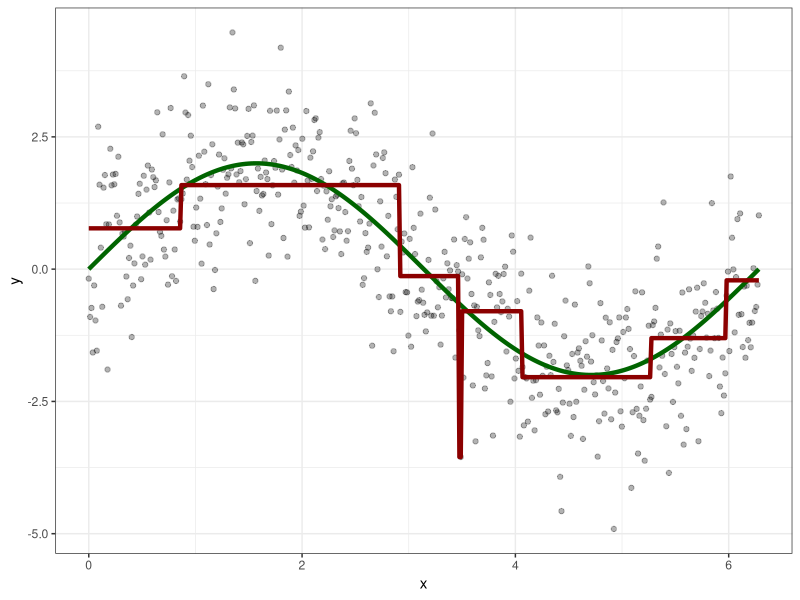
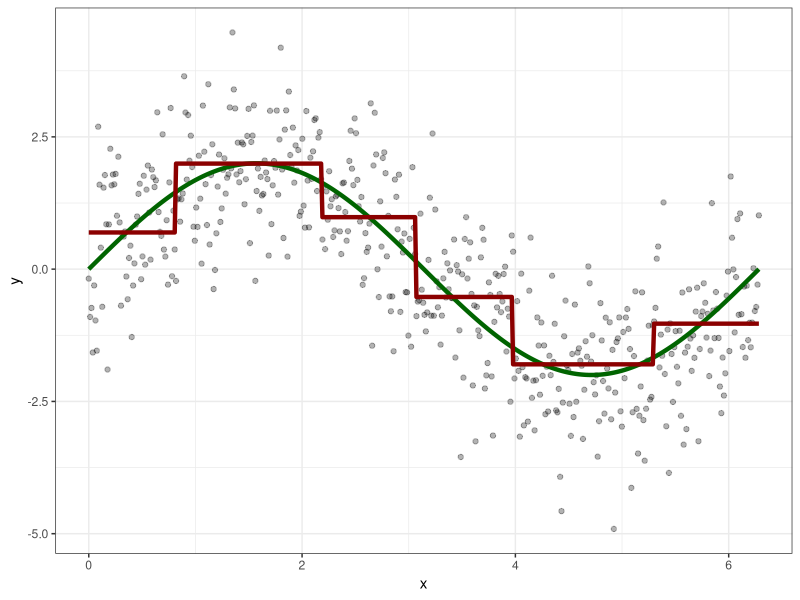
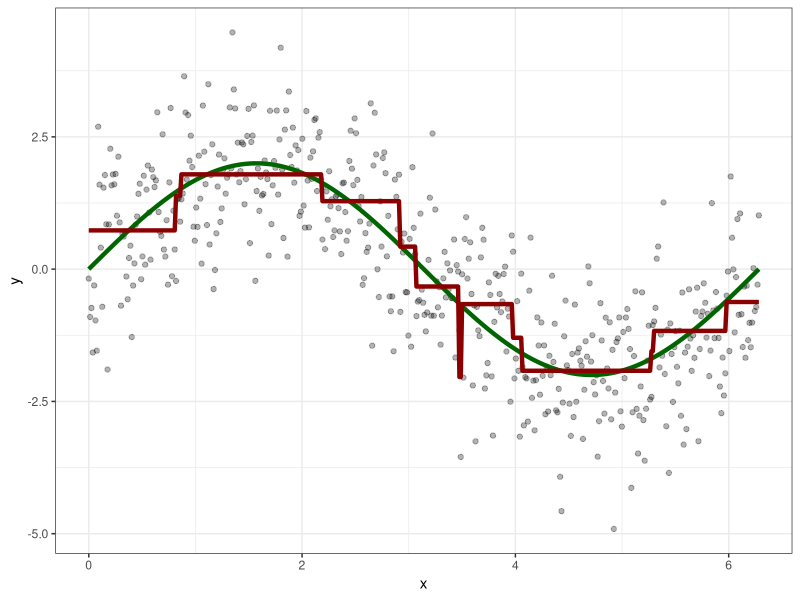
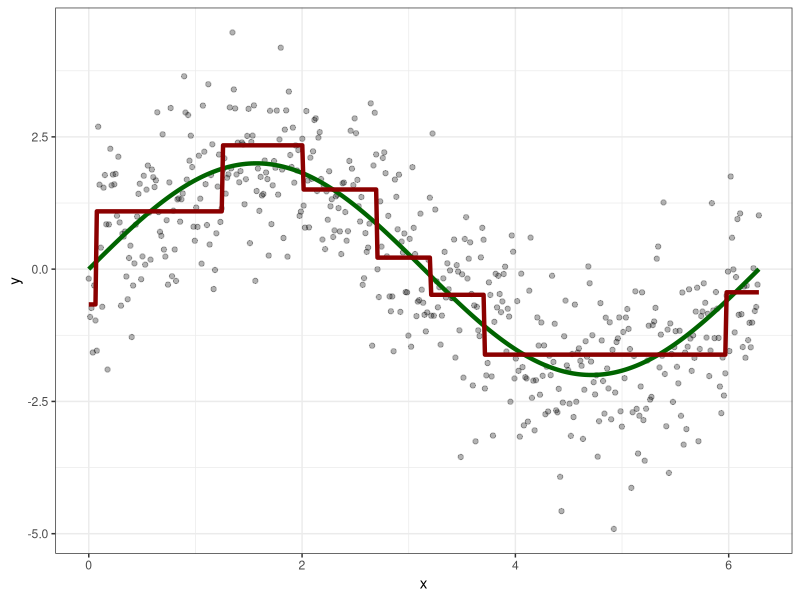
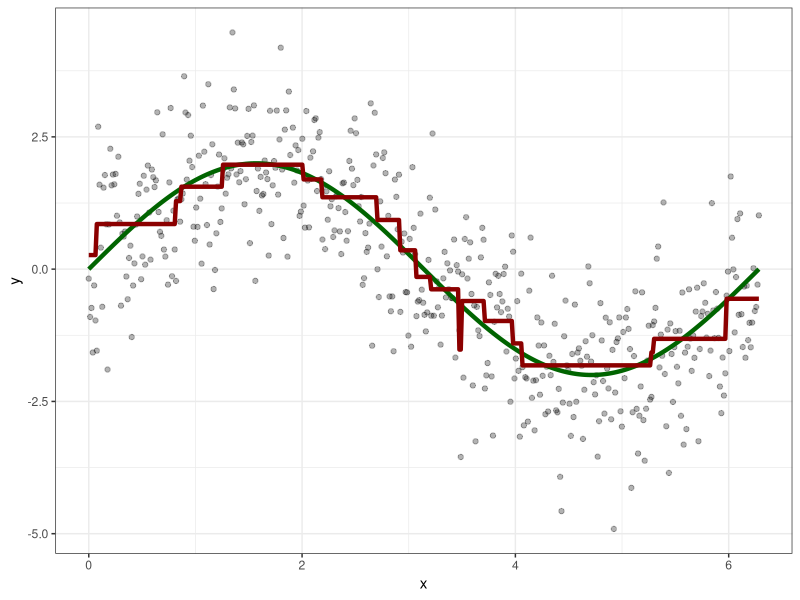
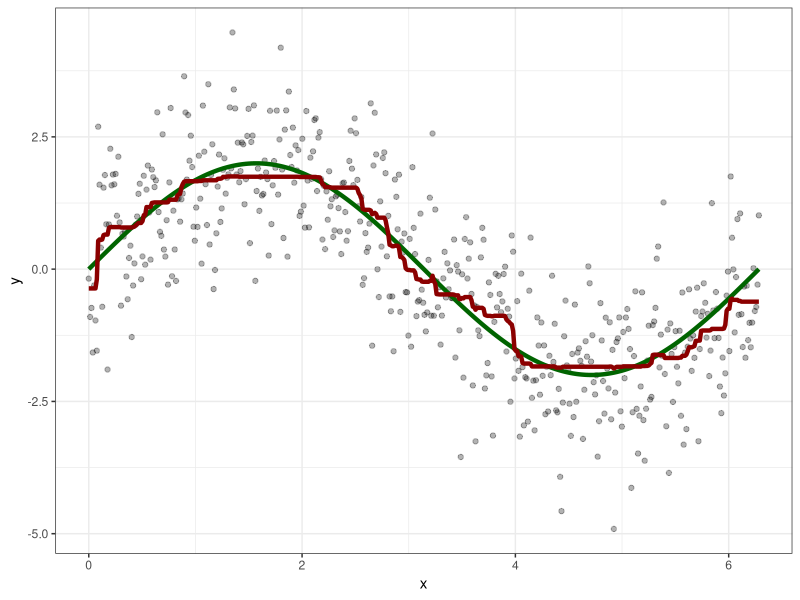
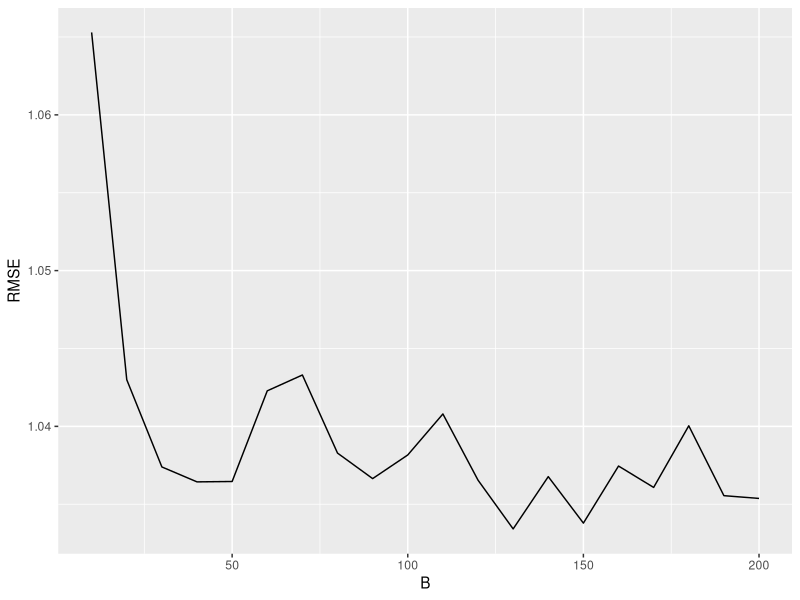
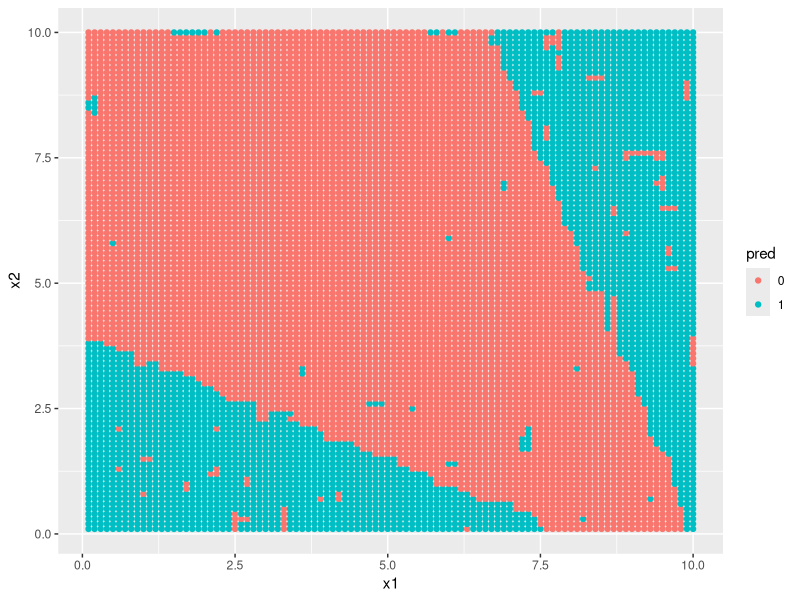

The R script that drew these images, in order:
##############################################
#  Bagging introduction
##############################################



## --------------------------------------------------------------------------------------------------------------------------------------------------
library(tidyverse)
set.seed(54321) # reproducibility
dfr <- tibble::tibble(
  x = seq(0, 2 * pi, length.out = 500),
  m = 2 * sin(x),
  y = m + rnorm(length(x), sd = 1)) 


## --------------------------------------------------------------------------------------------------------------------------------------------------
set.seed(45678) # reproducibility

bsample_1 <- dfr %>% nrow %>% sample(replace = TRUE)
bsample_2 <- dfr %>% nrow %>% sample(replace = TRUE)

dfr_b1 <- dfr %>% dplyr::slice(bsample_1)
dfr_b2 <- dfr %>% dplyr::slice(bsample_2)


## --------------------------------------------------------------------------------------------------------------------------------------------------
dfr_b1 %>% dplyr::arrange(x) %>% head()
dfr_b2 %>% dplyr::arrange(x) %>% head()


## --------------------------------------------------------------------------------------------------------------------------------------------------
library(rpart)
fit_b1 <- rpart(formula = y ~ x,
                data = dfr_b1,
                method = 'anova',
                control = rpart.control(maxdepth = 30,
                                        minsplit = 20,
                                        minbucket = 3,
                                        cp = 0.01))


## --------------------------------------------------------------------------------------------------------------------------------------------------
plot_pred_reg <- function(dt, preds){
  dt %>% mutate(pred = preds) %>% ggplot(aes(x = x)) +
    geom_point(aes(y = y), alpha = 0.3) +
    geom_line(aes(y = m), colour = 'darkgreen', linewidth = 1.5) +
    geom_line(aes(y = pred), colour = 'darkred', linewidth = 1.5) + theme_bw()
}

plot_pred_reg(dt = dfr, preds = predict(fit_b1, dfr))


## --------------------------------------------------------------------------------------------------------------------------------------------------
fit_b2 <- rpart(formula = y ~ x,
                data = dfr_b2,
                method = 'anova',
                control = rpart.control(maxdepth = 30,
                                        minsplit = 20,
                                        minbucket = 3,
                                        cp = 0.01))


## --------------------------------------------------------------------------------------------------------------------------------------------------
plot_pred_reg(dt = dfr, preds = predict(fit_b2, dfr))


## --------------------------------------------------------------------------------------------------------------------------------------------------
pred_b1 <- fit_b1 %>% predict(dfr)
pred_b2 <- fit_b2 %>% predict(dfr)

pred <- rowMeans(cbind(pred_b1,
                       pred_b2))


## --------------------------------------------------------------------------------------------------------------------------------------------------
plot_pred_reg(dt = dfr, preds = pred)


## Your Turn!
## --------------------------------------------------------------------------------------------------------------------------------------------------
# Q1
set.seed(28726)
bsample_3 <- dfr %>% nrow %>% sample(replace = TRUE)

dfr_b3 <- dfr %>% dplyr::slice(bsample_3)
# Q2
fit_b3 <- rpart(formula = y ~ x,
                data = dfr_b3,
                method = 'anova',
                control = rpart.control(maxdepth = 30,
                                        minsplit = 20,
                                        minbucket = 3,
                                        cp = 0.01))


plot_pred_reg(dt = dfr, preds = predict(fit_b3, dfr))
# Q3
pred_b3 <- fit_b3 %>% predict(dfr)


pred_new <- rowMeans(cbind(pred_b1,
                           pred_b2,
                           pred_b3))

plot_pred_reg(dt = dfr, preds = pred_new)

## --------------------------------------------------------------------------------------------------------------------------------------------------
set.seed(12345)
N <- 100000 ; x <- 1:N
mean(x %in% sample(N, replace = TRUE))


## --------------------------------------------------------------------------------------------------------------------------------------------------
mean(x %in% sample(N, size = 0.75*N, replace = TRUE))


## --------------------------------------------------------------------------------------------------------------------------------------------------
library(ipred)
set.seed(83946) # reproducibility
fit <- ipred::bagging(formula = y ~ x,
                      data = dfr,
                      nbagg = 200,
                      ns = nrow(dfr),
                      coob = TRUE,
                      control = rpart.control(maxdepth = 30,
                                              minsplit = 20,
                                              minbucket = 3,
                                              cp = 0.01))


## --------------------------------------------------------------------------------------------------------------------------------------------------
pred <- predict(fit, dfr)


## --------------------------------------------------------------------------------------------------------------------------------------------------
plot_pred_reg(dt = dfr, preds = predict(fit, dfr))


## --------------------------------------------------------------------------------------------------------------------------------------------------
set.seed(98765) # reproducibility
nbags <- 10*(1:20)
oob <- rep(0, length(nbags))
for(i in 1:length(nbags)){
  fit <- ipred::bagging(formula = y ~ x,
                        data = dfr,
                        nbagg = nbags[i],
                        ns = nrow(dfr),
                        coob = TRUE,
                        control = rpart.control(maxdepth = 30,
                                                minsplit = 20,
                                                minbucket = 3,
                                                cp = 0.01))
  oob[i] <- fit$err
}


## --------------------------------------------------------------------------------------------------------------------------------------------------
ggplot(data.frame('B' = nbags, 'RMSE' = oob), aes(x = B, y = RMSE)) + geom_line()


## Your Turn!
## --------------------------------------------------------------------------------------------------------------------------------------------------
set.seed(54321) # reproducibility
dfc <- tibble::tibble(
  x1 = rep(seq(0.1,10,by = 0.1), times = 100),
  x2 = rep(seq(0.1,10,by = 0.1), each = 100),
  y = as.factor(
    pmin(1,
         pmax(0,
              round(
                1*(x1+2*x2<8) + 1*(3*x1+x2>30) + 
                  rnorm(10000,sd = 0.5))
         )
    )
  )
)
set.seed(98765) #reproducibility
# Fit a bagged tree model
fit <- ipred::bagging(formula = y ~ x1 + x2,
             data = dfc,
             nbagg = 100,
             ns = nrow(dfc),
             control = rpart.control(
               maxdepth = 20,
               minsplit = 10,
               minbucket = 5,
               cp = 0)
)

plot_pred_class <- function(dt, preds){
  dt %>% mutate(pred = preds) %>% ggplot(aes(x = x1, y = x2)) +
    geom_point(aes(color = pred))
}

# See ?ipred::predict.classbagg for prediction arguments
preds <- predict(fit, dfc, type = 'class', aggregation = 'majority')

plot_pred_class(dfc,preds)

